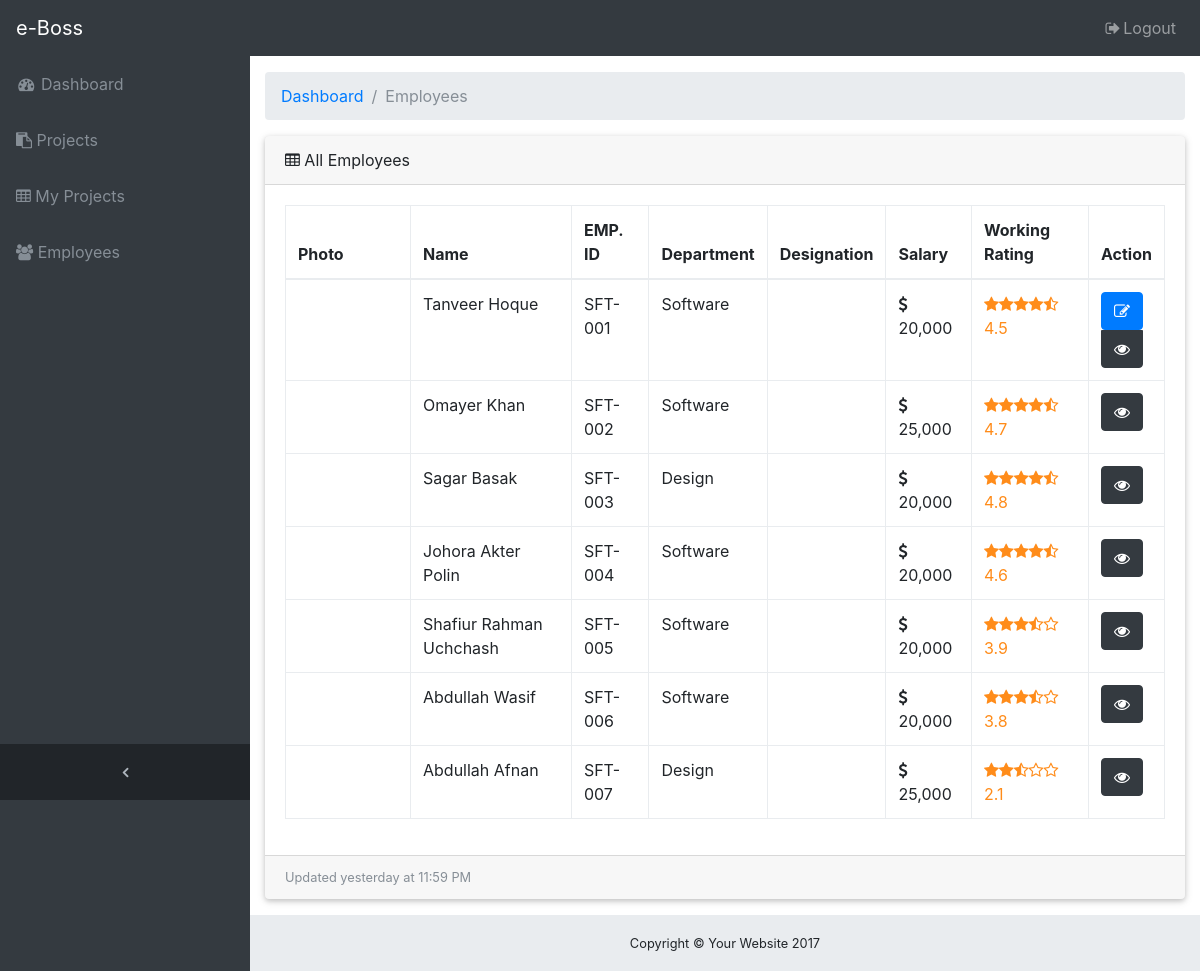
The app's page /employees.php (signed in), older data.
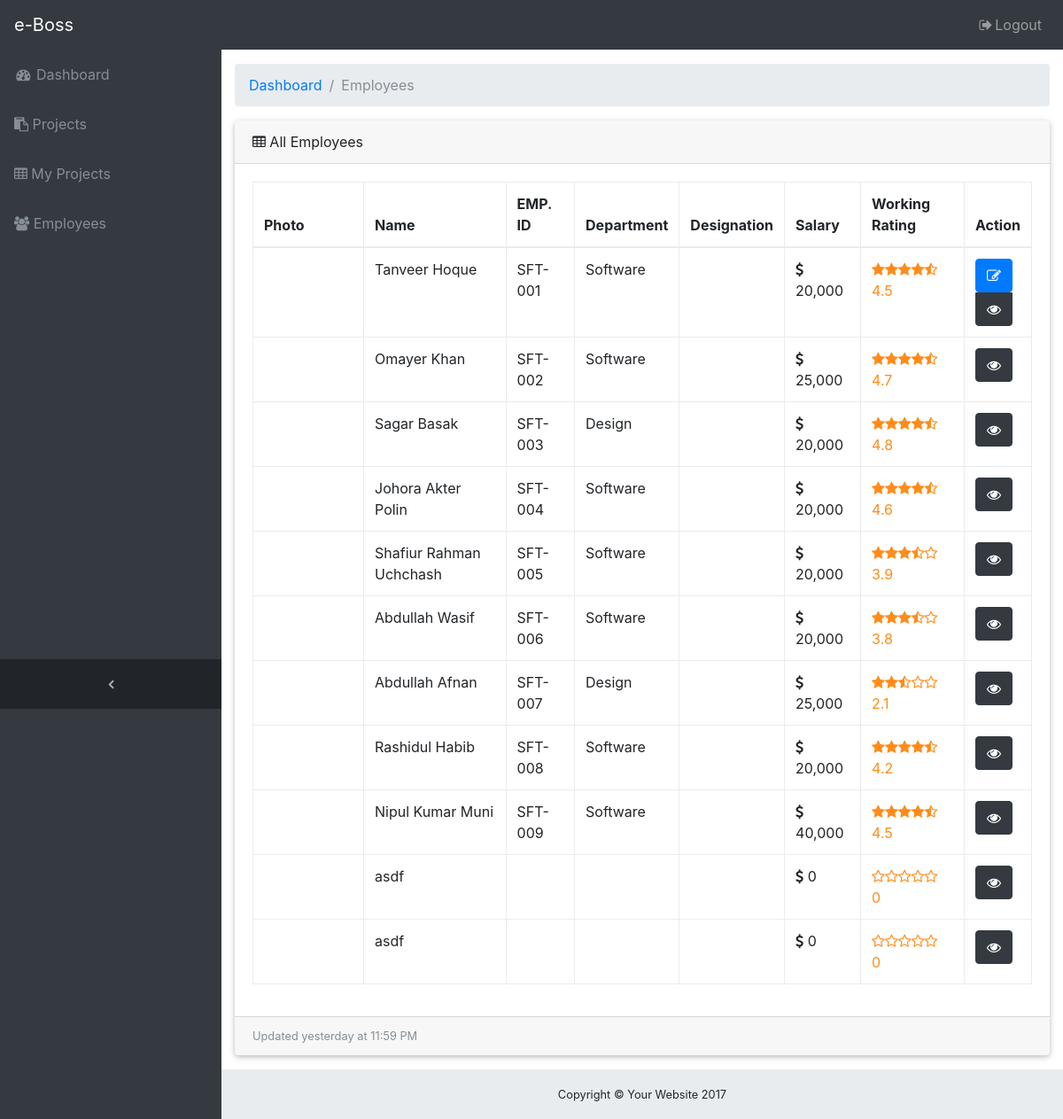
The same page, newer data.
### tables this page shows
CREATE TABLE `user` (
  `id` int(11) NOT NULL,
  `name` varchar(50) NOT NULL,
  `image` mediumblob NOT NULL,
  `image_name` varchar(200) NOT NULL,
  `phone` varchar(20) NOT NULL,
  `email` varchar(50) NOT NULL,
  `title` varchar(50) NOT NULL,
  `emp_id` varchar(50) NOT NULL,
  `nid` varchar(20) NOT NULL,
  `department` varchar(50) NOT NULL,
  `present_address` varchar(50) NOT NULL,
  `permanent_address` varchar(50) NOT NULL,
  `salary` int(11) NOT NULL,
  `rating` double NOT NULL,
  `birth_date` date NOT NULL,
  `joining_date` timestamp NOT NULL DEFAULT CURRENT_TIMESTAMP ON UPDATE CURRENT_TIMESTAMP,
  `user` varchar(50) NOT NULL,
  `password` varchar(100) NOT NULL
);

### database/classes/DbConfig.php (called while the page is built, shortened)
<?php
class DbConfig
{
	private $_host = 'localhost';
	private $_username = 'root';
	private $_password = '';
	private $_database = 'eboss';
	protected $connection;
	public function __construct()
	{
		if (!isset($this->connection)) {
			$this->connection = new mysqli($this->_host, $this->_username, $this->_password, $this->_database);
		}
		return $this->connection;
	}
}
?>

### database/server.php (called while the page is built, shortened)
<?php
    include_once 'classes/Crud.php';
    $crud = new Crud();
?>

### database/classes/Crud.php (called while the page is built, shortened)
<?php
include_once 'DbConfig.php';
class Crud extends DbConfig
{
	public function select($table){
		$query = "SELECT * FROM $table";
		$result = $this->connection->query($query);
		$rows = array();
		while ($row = $result->fetch_assoc()){
			$rows[] = $row;
		}
		return $rows;
	}
}
?>

### employees.php (the view, shortened to what this page needs)
<?php
  include 'database/server.php';
  include 'includes/header.php';
?>
<div class="content-wrapper">
  <div class="container-fluid">
    <ol class="breadcrumb">
      <li class="breadcrumb-item">
        <a href="index.php">Dashboard</a>
      </li>
      <li class="breadcrumb-item active">Employees</li>
    </ol>
    <div class="card mb-3">
      <div class="card-header">
        <i class="fa fa-table"></i> All Employees
      </div>
      <div class="card-body">
        <div class="table-responsive">
          <table class="table table-bordered" id="dataTable" width="100%" cellspacing="0">
            <thead>
              <tr>
                <th>Photo</th>
                <th>Name</th>
                <th>EMP. ID</th>
                <th>Department</th>
                <th>Designation</th>
                <th>Salary</th>
                <th>Working Rating</th>
                  <th>Action</th>
                </tr>
            </thead>
            <tbody>
              <?php
                $employees = $crud->select('user');
                foreach($employees as $var => $employee):
              ?>
              <tr>
                <td>
                </td>
                <td>
                  <?php echo $employee['name']; ?>
                </td>
                <td>
                  <?php echo $employee['emp_id']; ?>
                </td>
                <td>
                  <?php echo $employee['department']; ?>
                </td>
                <td>
                </td>
                <td>
                  <i class="fa fa-usd" aria-hidden="true"></i>
                  <?php echo number_format($employee['salary'], 0); ?>
                </td>
                <td>
                  <div class="rating-star">
                    <?php
                      $star = $employee['rating'];
                      $star_int = floor($star);
                      $star_float = $star - $star_int;
                      $star_blank = (int) 5-ceil($star);
                      for($i = 0; $i < $star_int; $i++){
                        echo "<i class='fa fa-star' aria-hidden='true'></i>";
                      }
                      if($star_float > 0){
                          echo "<i class='fa fa-star-half-o' aria-hidden='true'></i>";
                      }
                      for($i=0; $i < $star_blank; $i++){
                        echo "<i class='fa fa-star-o' aria-hidden='true'></i>";
                      }
                      echo "<br>".$star;
                    ?>
                  </div>
                </td>
                <td>
                  <div class="btn-group-vertical">
                    <?php
                      if(($_SESSION['rank'] == 1)  or ($employee['id'] == $_SESSION['user_id'])):
                        ?>
                        <form action="edit_employee.php" method="post">
                          <button class="btn btn-primary" name="edit_employee" id="edit_employee"><i class="fa fa-pencil-square-o" aria-hidden="true"></i></button>
                        </form>
                    <?php endif; ?>
                    <a href="employee-details.php?id=<?php echo $employee['id']; ?>" class="btn btn-dark" data-toggle="tooltip" data-placement="top" title="View Full Profile"><i class="fa fa-eye" aria-hidden="true"></i></a>
                  </div>
                </td>
              </tr>
            <?php endforeach; ?>
            </tbody>
          </table>
        </div>
      </div>
      <div class="card-footer small text-muted">Updated yesterday at 11:59 PM</div>
    </div>
  </div>
<?php include 'includes/footer.php'; ?>

### includes/header.php (shortened to what this page needs)
<!DOCTYPE html>
<html lang="en">
<head>
  <link href="vendor/bootstrap/css/bootstrap.min.css" rel="stylesheet">
  <link href="vendor/font-awesome/css/font-awesome.min.css" rel="stylesheet" type="text/css">
  <link href="css/icofont.css" rel="stylesheet" type="text/css">
  <link href="vendor/datatables/dataTables.bootstrap4.css" rel="stylesheet">
  <link href="css/sb-admin.css" rel="stylesheet">
  <link rel="stylesheet" href="css/select2.min.css">
  <link rel="stylesheet" href="css/dropify.min.css">
</head>
<body class="fixed-nav sticky-footer bg-dark" id="page-top">
<?php
include 'navbar.php';
?>

### includes/navbar.php (shortened to what this page needs)
<nav class="navbar navbar-expand-lg navbar-dark bg-dark fixed-top" id="mainNav">
    <a class="navbar-brand" href="index.php">e-Boss</a>
    <div class="collapse navbar-collapse" id="navbarResponsive">
        <?php include 'sidebar.php'; ?>
        <ul class="navbar-nav sidenav-toggler">
            <li class="nav-item">
                <a class="nav-link text-center" id="sidenavToggler">
                    <i class="fa fa-fw fa-angle-left"></i>
                </a>
            </li>
        </ul>
        <ul class="navbar-nav ml-auto">
            <li class="nav-item">
                <a class="nav-link" data-toggle="modal" data-target="#exampleModal">
                    <i class="fa fa-fw fa-sign-out"></i>Logout</a>
            </li>
        </ul>
    </div>
</nav>

### includes/sidebar.php
<ul class="navbar-nav navbar-sidenav" id="exampleAccordion">
  <li class="nav-item" data-toggle="tooltip" data-placement="right" title="Dashboard">
    <a class="nav-link" href="index.php">
      <i class="fa fa-fw fa-dashboard"></i>
      <span class="nav-link-text">Dashboard</span>
    </a>
  </li>
  <li class="nav-item" data-toggle="tooltip" data-placement="right" title="Projects">
    <a class="nav-link" href="projects.php">
      <i class="fa fa-clipboard" aria-hidden="true"></i>
      <span class="nav-link-text">Projects</span>
    </a>
  </li>
    <li class="nav-item" data-toggle="tooltip" data-placement="right" title="Employees">
        <a class="nav-link" href="my_tasks.php">
            <i class="fa fa-table" aria-hidden="true"></i>
            <span class="nav-link-text">My Projects</span>
        </a>
    </li>
  <li class="nav-item" data-toggle="tooltip" data-placement="right" title="Employees">
    <a class="nav-link" href="employees.php">
      <i class="fa fa-users" aria-hidden="true"></i>
      <span class="nav-link-text">Employees</span>
    </a>
  </li>
</ul>

### includes/footer.php (shortened to what this page needs)
<footer class="sticky-footer">
  <div class="container">
    <div class="text-center">
      <small>Copyright © Your Website 2017</small>
    </div>
  </div>
</footer>
</div>
</body>
</html>

### css/sb-admin.css (style rules this page uses)
html { position: relative; min-height: 100%; }
body { overflow-x: hidden; }
body.sticky-footer { margin-bottom: 56px; }
body.sticky-footer .content-wrapper { min-height: calc(100vh - 56px - 56px); }
body.fixed-nav { padding-top: 56px; }
.content-wrapper { min-height: calc(100vh - 56px); padding-top: 1rem; }
#mainNav .navbar-collapse { overflow: auto; max-height: 75vh; }
#mainNav .navbar-collapse .navbar-nav .nav-item .nav-link { cursor: pointer; }
#mainNav .navbar-collapse .sidenav-toggler { display: none; }
@media (min-width: 992px) { #mainNav .navbar-brand { width: 250px; } }
@media (min-width: 992px) { #mainNav .navbar-collapse { overflow: visible; max-height: none; } }
@media (min-width: 992px) { #mainNav .navbar-collapse .navbar-sidenav { position: absolute; top: 0; left: 0; overflow-x: hidden; overflow-y: auto; -webkit-flex-direction: column; -ms-flex-direction: column; flex-direction: column; margin-top: 56px; } }
@media (min-width: 992px) { #mainNav .navbar-collapse .navbar-sidenav > .nav-item { width: 250px; padding: 0; } }
@media (min-width: 992px) { #mainNav .navbar-collapse .navbar-sidenav > .nav-item > .nav-link { padding: 1em; } }
#mainNav.fixed-top .sidenav-toggler { display: none; }
@media (min-width: 992px) { #mainNav.fixed-top .navbar-sidenav { height: calc(100vh - 112px); } }
@media (min-width: 992px) { #mainNav.fixed-top .sidenav-toggler { position: absolute; top: 0; left: 0; display: flex; overflow-x: hidden; overflow-y: auto; -webkit-flex-direction: column; -ms-flex-direction: column; flex-direction: column; margin-top: calc(100vh - 56px); } }
@media (min-width: 992px) { #mainNav.fixed-top .sidenav-toggler > .nav-item { width: 250px; padding: 0; } }
@media (min-width: 992px) { #mainNav.fixed-top .sidenav-toggler > .nav-item > .nav-link { padding: 1em; } }
#mainNav.fixed-top.navbar-dark .sidenav-toggler { background-color: #212529; }
#mainNav.fixed-top.navbar-dark .sidenav-toggler a i { color: #adb5bd; }
.content-wrapper { overflow-x: hidden; background: white; }
@media (min-width: 992px) { .content-wrapper { margin-left: 250px; } }
#sidenavToggler i { font-weight: 800; }
#mainNav.navbar-dark .navbar-collapse .navbar-sidenav > .nav-item > .nav-link { color: #868e96; }
@media (min-width: 992px) { #mainNav.navbar-dark .navbar-collapse .navbar-sidenav { background: #343a40; } }
footer.sticky-footer { position: absolute; right: 0; bottom: 0; width: 100%; height: 56px; background-color: #e9ecef; line-height: 55px; }
@media (min-width: 992px) { footer.sticky-footer { width: calc(100% - 250px); } }
.rating-star { color: #ff8c1a; }
.custom-tab .nav-link, .navbar { padding: .5rem 1rem; }
[role=button], a, area, button, input:not([type=range]), label, select, summary, textarea { -ms-touch-action: manipulation; touch-action: manipulation; }
.card:not([class*=card-outline-]) { border: 0; -webkit-box-shadow: 0 2px 5px 0 rgba(0,0,0,.16), 0 2px 10px 0 rgba(0,0,0,.12); box-shadow: 0 2px 5px 0 rgba(0,0,0,.16), 0 2px 10px 0 rgba(0,0,0,.12); }

Row changes from the older to the newer data that the page shows:
added user: name "Rashidul Habib", emp "SFT-008", department "Software", salary "20,000", rating "4.2"
added user: name "Nipul Kumar Muni", emp "SFT-009", department "Software", salary "40,000", rating "4.5"
added user: name "asdf", salary "0", rating "0"
added user: name "asdf", salary "0", rating "0"
